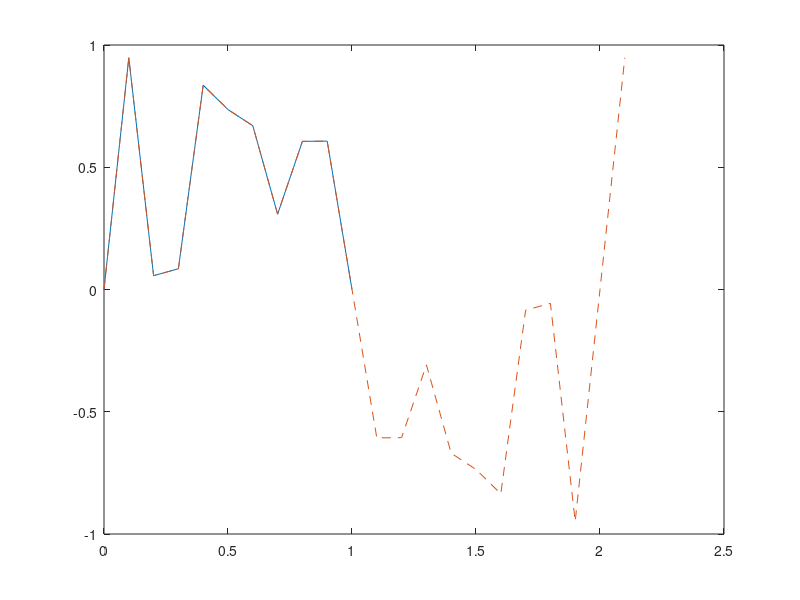

This chart was generated by the following MATLAB code:
clear
% clc
 
rng(2)

L = 1;
Nx = 11;
dx = L/(Nx-1);
x = (0:Nx-1).'*dx;
k = (0:Nx-1)*pi/L; 

a = rand(Nx,1);
% a = tanh(2*x/L)-.4*cos(6*x*L*pi).*exp(x/L)+1;
a([1,end])=0; % odd function!

x2 = (0:2*Nx-1)'*dx; % to plot more of the domain
% x2 = x;

% a=a-mean(a);


%% using seb's. Fully fft
% a2=a.';
% aPer=[a2,-fliplr(a2(2:end-1))];
% A=fft(aPer,[],2);
% A=-imag(A(:,1:Nx));
% aPer=ifft([A,-fliplr(A(2:end-1))],[],2);
% a_=imag(aPer(:,1:Nx));

%% transfrom fft
% a2=a.';
% aPer=[a2,-fliplr(a2(2:end-1))];
% A=fft(aPer,[],2);
% A=-imag(A(:,1:Nx));
% a_ = sum([A(1),2*A(2:end-1),A(end)].*sin(k.*x2),2)./(2*(Nx-1)) ;

%% transfrom fft, pure sum definition|||
% a2=a.';
% aPer=[a2,-fliplr(a2(2:end-1))];
% A=fft(aPer,[],2);
% A=-imag(A(:,1:Nx))./(2*(Nx-1)); A(2:end-1) = 2*A(2:end-1);
% a_ = sum(A.*sin(k.*x2),2) ;

%% inverse transfrom fft
% A = sum([a(1);2*a(2:end-1);a(end)].*sin(k.*x),1);
% aPer=ifft([A,-fliplr(A(2:end-1))],[],2);
% a_=imag(aPer(:,1:Nx));

%% fully sum
A = sum([a(1);2*a(2:end-1);a(end)].*sin(k.*x),1);
a_ = sum([A(1),2*A(2:end-1),A(end)].*sin(k.*x2),2)./(2*(Nx-1)) ;
 


fprintf('%.3f,\t',a);fprintf('\n');
fprintf('%.3f,\t',a_);fprintf('\n');

plot(x,a,x2,a_,'--')
